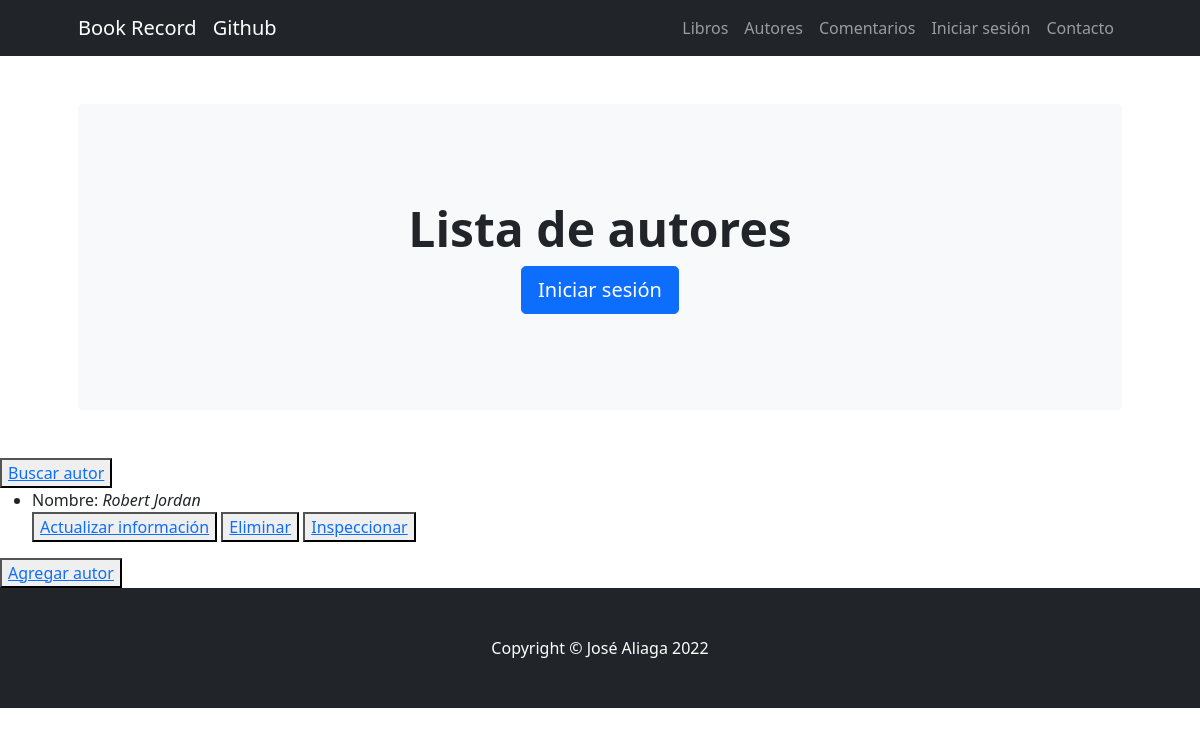
The page /author/list/ on the database as committed earlier.
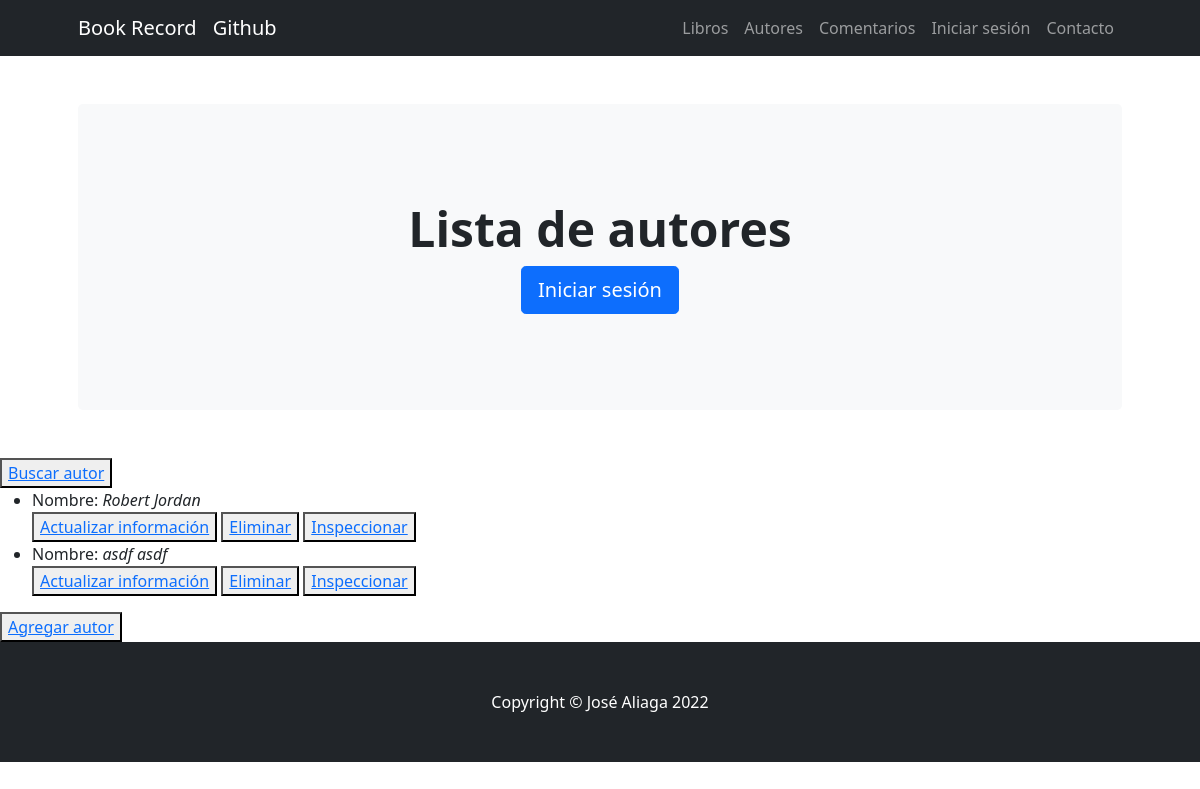
The same page on the database as committed later.
### BookRecord/models.py (models this page shows, shortened)
class Author(models.Model):
    name = models.CharField(max_length=40)
    lastname = models.CharField(max_length=40)
    book = models.CharField(max_length=40)
    wiki = models.CharField(max_length=40)
    genre = models.CharField(max_length=40)

### BookRecord/views.py (the view)
# urls.py: path('author/list/', views.View_authors.as_view(), name='list_authors'),
class View_authors(ListView):
    model = Author
    template_name = 'BookRecord/author_list.html'

### BookRecord/template/BookRecord/author_list.html
{% extends "BookRecord/template.html" %}
{% load static %}
{% block changing_content  %}
<header class="py-5">
    <div class="container px-lg-5">
        <div class="p-4 p-lg-5 bg-light rounded-3 text-center">
            <div class="m-4 m-lg-5">
              <h1 class="display-5 fw-bold">Lista de autores</h1>
                {% if not request.user.is_authenticated %}
                  <a class="btn btn-primary btn-lg" href="{% url 'login' %}">Iniciar sesión</a>
                {% endif %}
            </div>
        </div>
    </div>
</header>
  <button><a href="{% url 'search_author' %}">Buscar autor</a></button>
  <ul>
    {% for i in object_list %}
    <li>
      Nombre: <i>{{i.name}} {{i.lastname}}</i>
      <div>
        <button><a href="{% url 'update_author' i.id %}">Actualizar información</a></button>
        <button><a href="{% url 'delete_author' i.id %}">Eliminar</a></button>
        <button><a href="{% url 'detail_author' i.id %}">Inspeccionar</a></button>
      </div>
    </li>
    {% endfor %}
  </ul>
  <button><a href="{% url 'create_author' %}">Agregar autor</a></button>
{% endblock %}

Rows that differ between the two databases and show on the page:
added Author: name "asdf", lastname "asdf"
